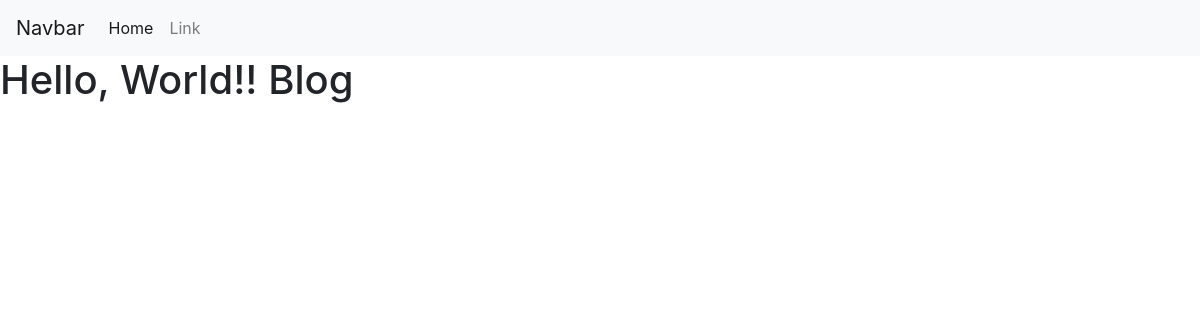
The app's page /, older data.
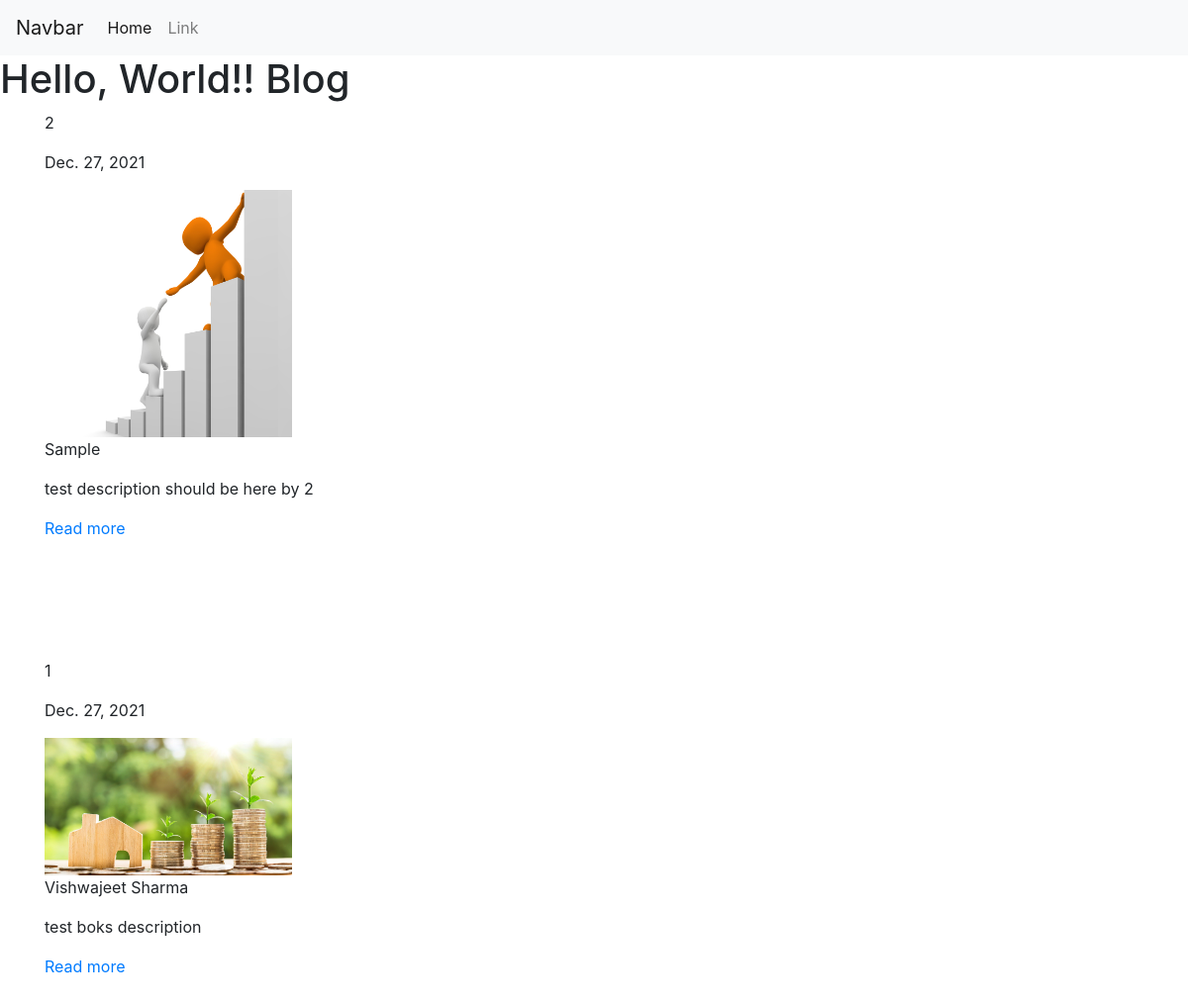
The same page, newer data.
### blog/models.py (models this page shows, shortened)
class blogpost(models.Model):
    name = models.CharField(max_length=60)
    description = models.CharField(max_length=255)
    slug = models.CharField(max_length=100)
    featured_image = models.ImageField(upload_to="blog/featrued_image/")
    main_image = models.ImageField(upload_to="blog/main_image/")
    content = models.TextField()
    date = models.DateField(auto_now=True, null=True, blank=True)

### blog/views.py (the view)
# urls.py: path('', views.blog, name="blog"),
def blog(request):
    blog = blogpost.objects.all().order_by("-id")
    return render(request, 'blog/blog.html', {"blogs":blog})

### blog/templates/blog/blog.html (shortened to what this page needs)
{% extends 'blog/base.html' %}
{% block body %}
    <h1>Hello, World!! Blog</h1>
    {% for blog in blogs %}
        <div class="container mb-4">
            <p> {{blog.id}} </p>
            <p> {{blog.date}} </p>
            <img src="/media/{{blog.featured_image}}" width="250px" >
            <p> {{blog.name}} </p>
            <p> {{blog.description}} </p>
            <a href="/blog/{{blog.slug}}">Read more</a>
        </div>
        <br><br><br><br>
    {% endfor %}
{% endblock body %}

### blog/templates/blog/base.html (shortened to what this page needs)
<!doctype html>
<html lang="en">
  <head>
    <link rel="stylesheet" href="https://maxcdn.bootstrapcdn.com/bootstrap/4.0.0/css/bootstrap.min.css">
  </head>
  <body>
    <nav class="navbar navbar-expand-lg navbar-light bg-light">
        <a class="navbar-brand" href="#">Navbar</a>
        <div class="collapse navbar-collapse" id="navbarSupportedContent">
          <ul class="navbar-nav mr-auto">
            <li class="nav-item active">
              <a class="nav-link" href="/">Home <span class="sr-only">(current)</span></a>
            </li>
            <li class="nav-item">
              <a class="nav-link" href="#">Link</a>
            </li>
          </ul>
        </div>
      </nav>
    {% block body %}{% endblock body %}
  </body>
</html>

Row changes from the older to the newer data that the page shows:
added blogpost: id "2", date "Dec. 27, 2021", featured_image (picture), name "Sample", description "test description should be here by 2"
added blogpost: id "1", date "Dec. 27, 2021", featured_image (picture), name "Vishwajeet Sharma", description "test boks description"
